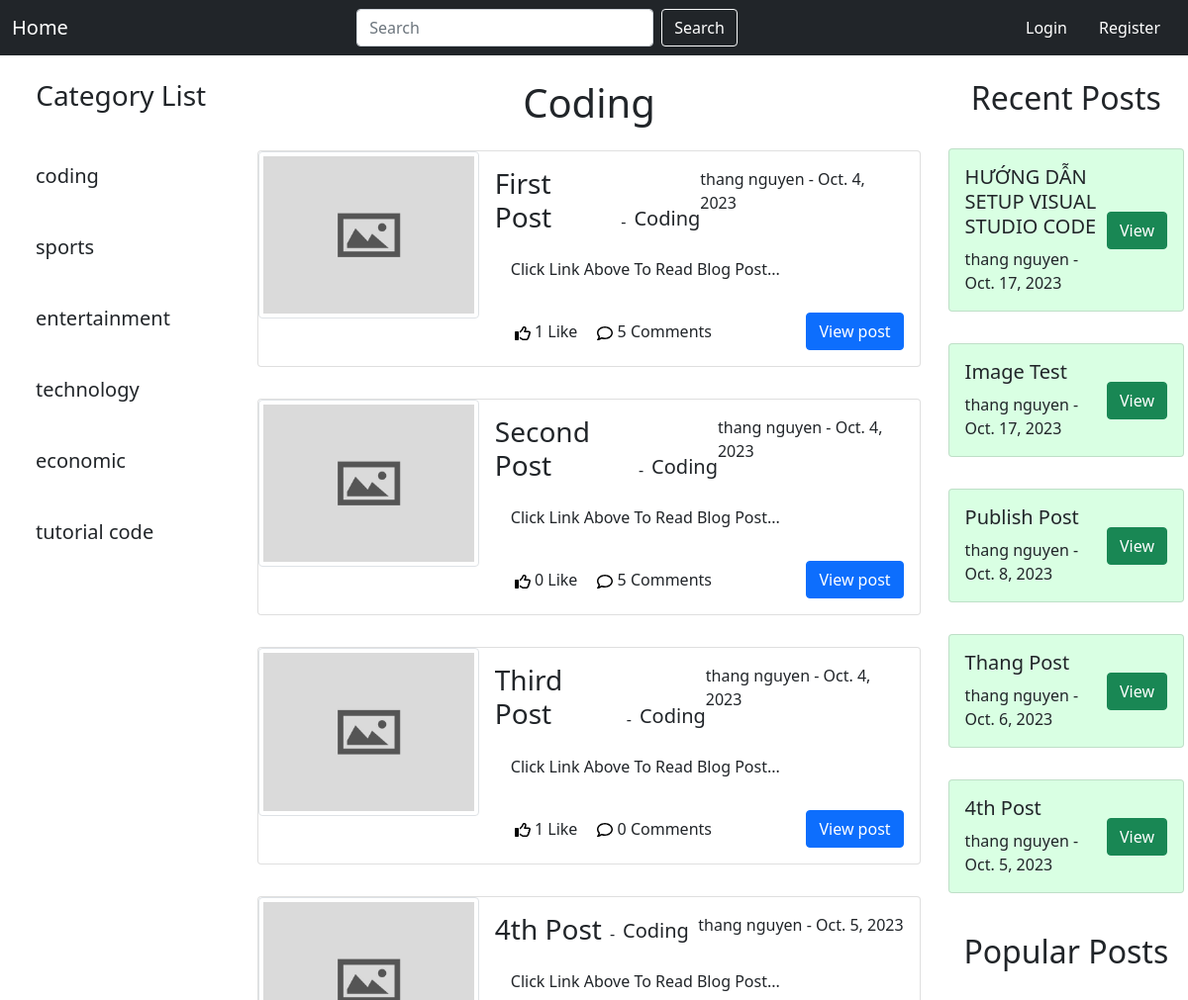
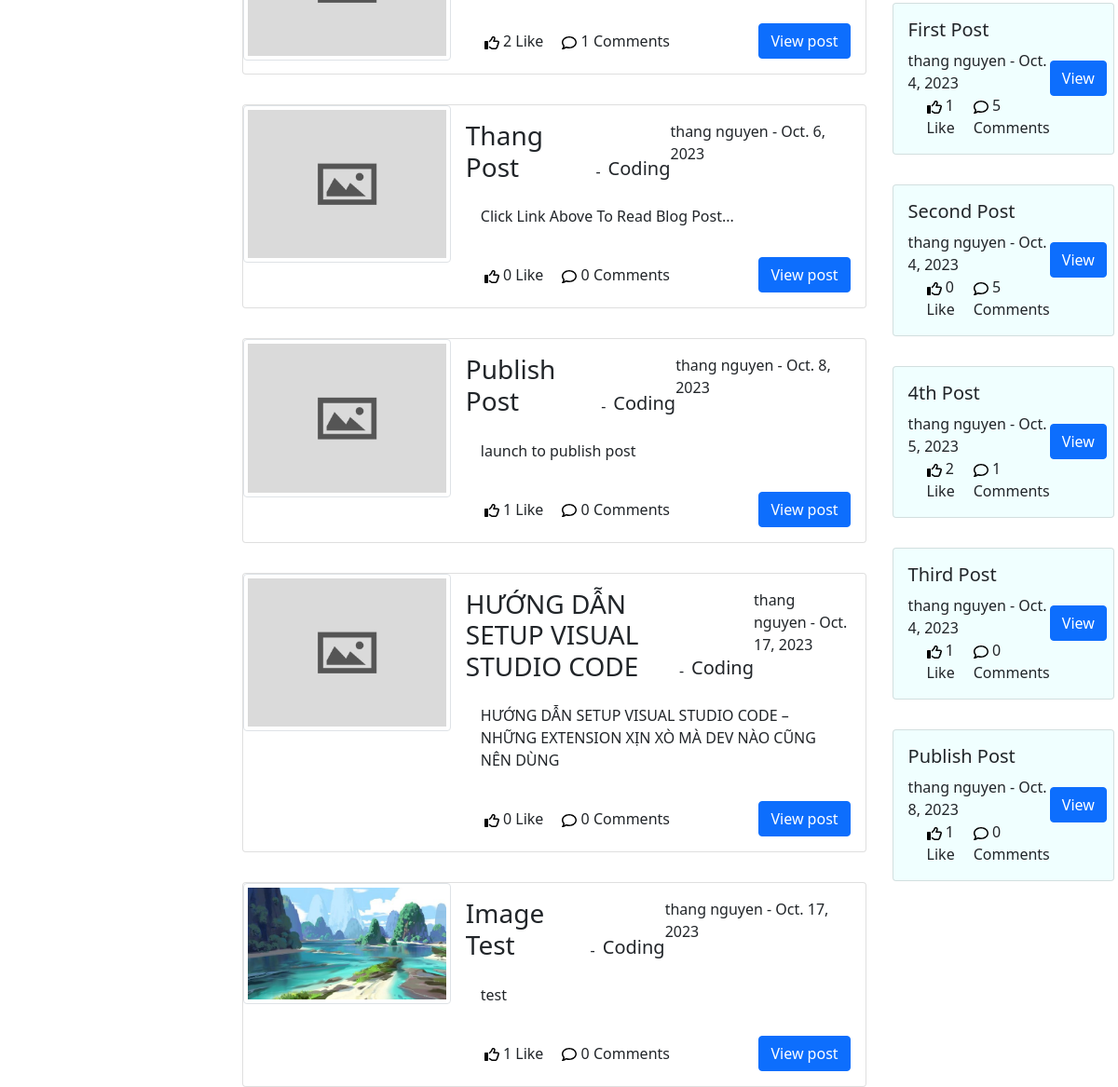
The app's page /category/coding/, older data (2 pictures, top to bottom).
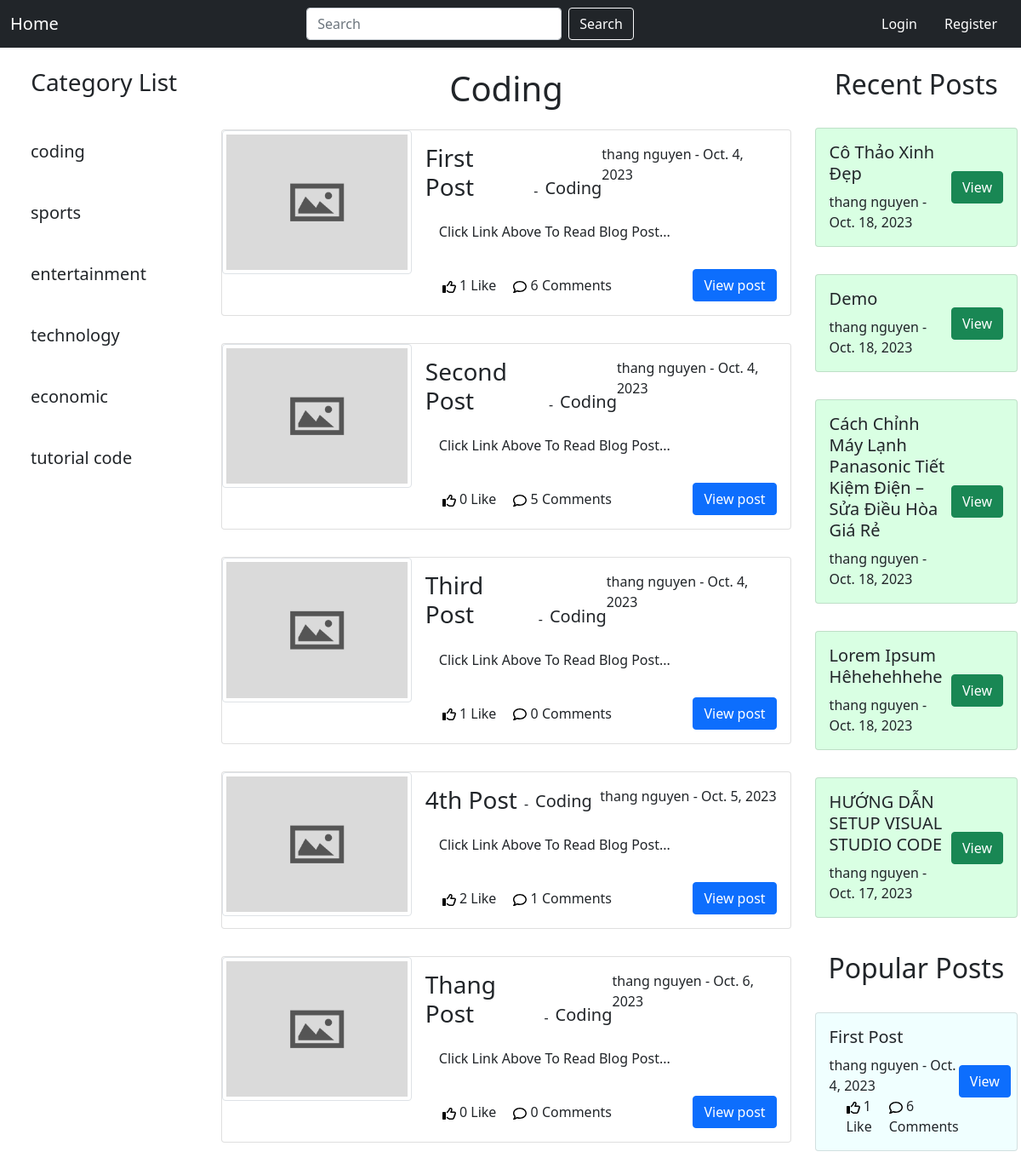
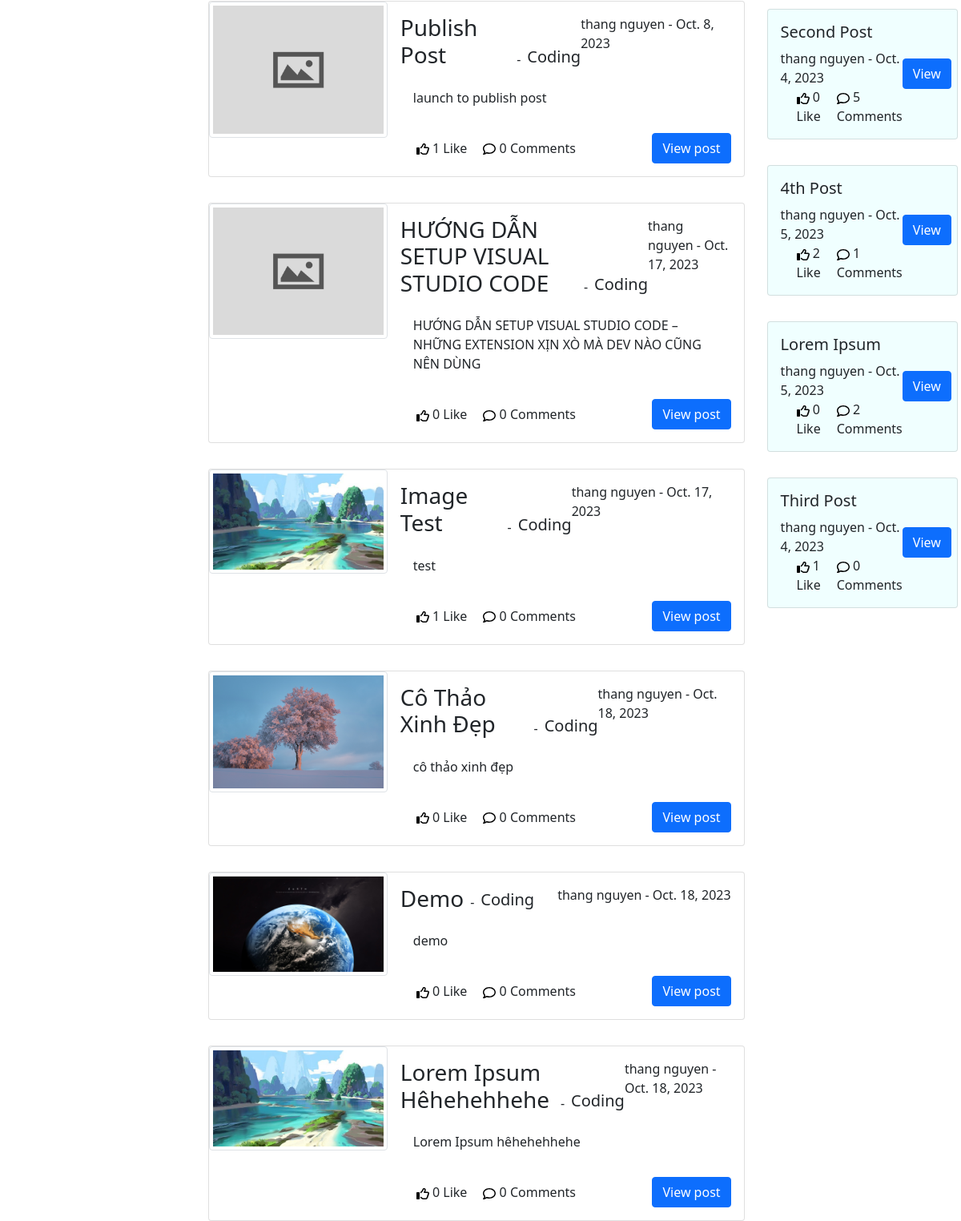
The same page, newer data (2 pictures, top to bottom).
### blog/models.py (models this page shows, shortened)
class Category(models.Model):
    name = models.CharField(max_length=264)
    def __str__(self) :
        return self.name

class Post(models.Model):
    title = models.CharField(max_length=264)
    header_image = models.ImageField(null=True,blank=True,upload_to="images/")
    author = models.ForeignKey(User,on_delete=models.CASCADE)
    body = RichTextField(blank=True,null=True)
    post_date = models.DateField(auto_now_add=True)
    category = models.CharField(max_length=264,default='coding')
    snippet = models.CharField(max_length=264)
    likes = models.ManyToManyField(User,related_name='blog_posts')
    is_published = models.BooleanField(default=False)
    def total_likes(self):
        return self.likes.count()
    def total_comment(self):
        return self.comments.count()
    @classmethod
    def get_posts_with_most_comments_and_likes(cls, limit=5):
        return cls.objects.annotate(num_comments=models.Count('comments'),
                                    num_likes=models.Count('likes')).order_by(-(models.F('num_comments') + models.F('num_likes')))[:limit]

### blog/views.py (the view)
# urls.py: path('category/<str:cats>/',CategoryView,name = 'category'),
def CategoryView(request,cats):
    cat_menu_list = Category.objects.all()
    category_post =Post.objects.filter(is_published=True,category = cats.replace('-',' '))
    popular_posts = Post.get_posts_with_most_comments_and_likes()
    latest_posts = Post.objects.filter(is_published=True).order_by('-post_date')[:5]
    return render(request,'categories.html',{'cats':cats.title().replace('-',' '),'category_post':category_post,'cat_menu':cat_menu_list,'latest_posts':latest_posts,'popular_posts':popular_posts})

### templates/categories.html (shortened to what this page needs)
{% extends 'base.html' %}
{% block content %}
{% if category_post %}
<h1 class="text-center m-0 py-4">{{ cats }}</h1>
<ul style="padding: 0; margin: 0px 20px;">
  <li style="list-style: none; padding: 0; margin: 0;">
    {% for post in category_post %}
    <div class="card">
      <div class="row g-0">
        <div class="col-md-4">
          {% if post.header_image %}
          <div class="image-header">
            <img class="img-fluid rounded-start img-thumbnail" src="{{ post.header_image.url }}">
          </div>
          {% else %}
          <div class="image-header">
            <img class="img-fluid rounded-start img-thumbnail" src="http://127.0.0.1:8000/media/images/default-thumbnail.jpg" alt="no image">
          </div>
          {% endif %}
        </div>
        <div class="col-md-8">
          <div class="card-body">
            <div class="post-info d-flex justify-content-between">
              <div class="card-title d-flex align-items-end text-capitalize">
                <a href="{% url 'article_details' post.pk %}" class="post-title text-dark text-decoration-none h3 m-auto">{{ post.title }}</a>
                <span class="px-2">-</span>
                <a href="{% url 'category' post.category|slugify %}" class="post-category text-dark text-decoration-none fs-5">{{ post.category }}</a>
              </div>
              <div class="author-info">
                {{ post.author.first_name }} {{ post.author.last_name }} - {{ post.post_date }}
              </div>
            </div>
            <p class="card-text p-3">{{ post.snippet }}</p>
            <div class="action d-flex justify-content-between align-items-center">
              <div class="react d-flex">
                <div class="like">
                  <span class="count">{{ post.total_likes }}</span>
                  <span class="title">Like</span>
                </div>
                <div class="comment">
                  <span class="count">{{ post.total_comment }}</span>
                  <span class="title">Comments</span>
                </div>
              </div>
              <div class="user-action" style="text-align: end;">
                <a href="{% url 'article_details' post.pk %}" class="btn btn-primary">View post</a>
              </div>
            </div>
          </div>
        </div>
      </div>
    </div>
    {% endfor %}
  </li>
</ul>
{% else %}
<h2 class="text-center mt-5">This category has no post</h2>
{% endif %}
{% endblock %}

### templates/base.html (shortened to what this page needs)
{% extends 'navbar.html' %}
    {% block left-nav %}
    <h3 class="text-center py-4">Category List</h3>
    {% for item in cat_menu %}
    <h5>
      <a class="dropdown-item" href="{%  url 'category' item|slugify %}">
        <div class="card-body">
          {{ item }}
        </div>
      </a>
    </h5>
    {% endfor %}
    {% endblock %}
    {% block right-nav %}
    <h2 class="text-center py-4">Recent Posts</h2>
    {% for post in latest_posts %}
    <div class="card" style="background-color: rgb(217, 267, 227);" >
      <div class="card-body">
        <div class="d-flex justify-content-between">
          <div class="post-info">
            <div class="card-title text-capitalize">
              <a href="{% url 'article_details' post.pk %}" class="post-title text-dark text-decoration-none h5 m-auto">{{ post.title }}</a>
            </div>
            <div class="author-info">
                {{ post.author.first_name }} {{ post.author.last_name }} - {{ post.post_date }}
            </div>
          </div>
          <div class="user-action d-flex justify-content-center align-items-center">
            <a href="{% url 'article_details' post.pk %}" class="btn btn-success">View</a>
          </div>
        </div>
      </div>
    </div>
    {% endfor %}
    <h2 class="text-center py-4 mt-3">Popular Posts</h2>
    {% for post in popular_posts %}
    <div class="card"  style="background-color: azure;" >
      <div class="card-body">
        <div class="d-flex justify-content-between">
          <div class="post-info">
            <div class="card-title text-capitalize">
              <a href="{% url 'article_details' post.pk %}" class="post-title text-dark text-decoration-none h5 m-auto">{{ post.title }}</a>
            </div>
            <div class="author-info">
                {{ post.author.first_name }} {{ post.author.last_name }} - {{ post.post_date }}
            </div>
          <div class="react d-flex">
            <div class="like">
              <span class="count">{{ post.total_likes }}</span>
              <span class="title">Like</span>
            </div>
            <div class="comment">
              <span class="count">{{ post.total_comment }}</span>
              <span class="title">Comments</span>
            </div>
          </div>
          </div>
          <div class="user-action d-flex justify-content-center align-items-center">
            <a href="{% url 'article_details' post.pk %}" class="btn btn-primary">View</a>
          </div>
        </div>
      </div>
    </div>
    {% endfor %}
    {% endblock %}

### templates/navbar.html (shortened to what this page needs)
<!DOCTYPE html>
<html lang="en">
  <head>
    <link
      href="https://cdn.jsdelivr.net/npm/bootstrap@5.0.2/dist/css/bootstrap.min.css"
      rel="stylesheet"
    />
  </head>
  <body>
    <nav class="navbar navbar-expand-lg navbar-dark bg-dark">
      <div class="container-fluid">
        <div class="justify-content-between" id="navbarNavAltMarkup">
          <div class="navbar-nav">
            <a class="navbar-brand" href="{% url 'index' %}">Home</a>
          </div>
        </div>
        <form class="nav-search d-flex justify-content-center mx-5" action="{% url 'search_posts' %}" method="get">
          <input class="form-control me-2" name="search" type="search" placeholder="Search" aria-label="Search">
          <button class="btn btn-outline-success text-white border-light" type="submit">Search</button>
        </form>
        <div class="user-info">
          {% if user.is_authenticated %}
          <div class="dropdown text-end">
            <button class="btn btn-user-info dropdown-toggle" style="width: min-content;" type="button" data-bs-toggle="dropdown" aria-expanded="false">
              {% if user.profile.profile_pic %}
              <img src="{{ user.profile.profile_pic.url }}" class="rounded m-auto" style="width: 50%;" alt="">
              {% else %}
              <img src="../media/images/download.png" class="rounded m-auto" style="width: 50%;" alt="">
              {% endif %}
              {{ user.username }}
            </button>
            <ul class="dropdown-menu">
              <li><a class="dropdown-item" href="{% url 'edit_profile' %}">Edit Profile</a></li>
              <li><a class="dropdown-item" href="{% url 'password_change' %}">Change Password</a></li>
              <li><a class="dropdown-item" href="{% url 'logout' %}">Logout</a></li>
            </ul>
          </div>
          {% else %}
          <li class="nav">
            <a class="nav-link" href="{% url 'login' %}">Login</a>
            <a class="nav-link" href="{% url 'register' %}">Register</a>
          </li>
          {% endif %}
        </div>
      </div>
    </nav>
    <div class="d-flex justify-content-between mx-1">
        <div class="left-nav">
          {% block left-nav %} {% endblock %}
        </div>
      <div class="main-content">
        {% block content %} {% endblock %}
      </div>
        <div class="right-nav ms-2">
          {% block right-nav %} {% endblock %}
        </div>
    </div>
  </body>
</html>

### templates/navbar.html (style rules this page uses)
.nav-search input { min-width: 150px; }
.dropdown .btn, .nav-link { box-shadow: none; color: #ffffff !important; }
.left-nav { width: 20%; }
.right-nav { width: 20%; }
.main-content { width: 60%; }
@media screen and (min-width: 768px) { .nav-search input { min-width: 300px; } }
.main-content .card + .card, .right-nav .card + .card { margin-top: 2rem; }
.like, .comment { margin-left: 20px; }

Row changes from the older to the newer data that the page shows:
no longer on one of the page's lists (row unchanged): Post: title "4th Post", author.first_name "thang", author.last_name "nguyen", post_date "Oct. 5, 2023"
no longer on one of the page's lists (row unchanged): Post: title "Thang Post", author.first_name "thang", author.last_name "nguyen", post_date "Oct. 6, 2023"
no longer on one of the page's lists (row unchanged): Post: title "Publish Post", author.first_name "thang", author.last_name "nguyen", post_date "Oct. 8, 2023", total_likes "1", total_comment "0"
no longer on one of the page's lists (row unchanged): Post: title "Image Test", author.first_name "thang", author.last_name "nguyen", post_date "Oct. 17, 2023"
computed for Post "First Post": total_comment "5" → "6"
added Post: header_image (picture), title "Cô Thảo Xinh Đẹp", category "Coding", author.first_name "thang", author.last_name "nguyen", post_date "Oct. 18, 2023", snippet "cô thảo xinh đẹp", total_likes "0", total_comment "0"
added Post: header_image (picture), title "Demo", category "Coding", author.first_name "thang", author.last_name "nguyen", post_date "Oct. 18, 2023", snippet "demo", total_likes "0", total_comment "0"
added Post: header_image (picture), title "Lorem Ipsum Hêhehehhehe", category "Coding", author.first_name "thang", author.last_name "nguyen", post_date "Oct. 18, 2023", snippet "Lorem Ipsum hêhehehhehe", total_likes "0", total_comment "0"
added Post: title "Cách Chỉnh Máy Lạnh Panasonic Tiết Kiệm Điện – Sửa Điều Hòa Giá Rẻ", author.first_name "thang", author.last_name "nguyen", post_date "Oct. 18, 2023", shown under "Recent Posts"
now on this page (row unchanged): Post: title "Lorem Ipsum", author.first_name "thang", author.last_name "nguyen", post_date "Oct. 5, 2023", total_likes "0", total_comment "2", shown under "Popular Posts"
